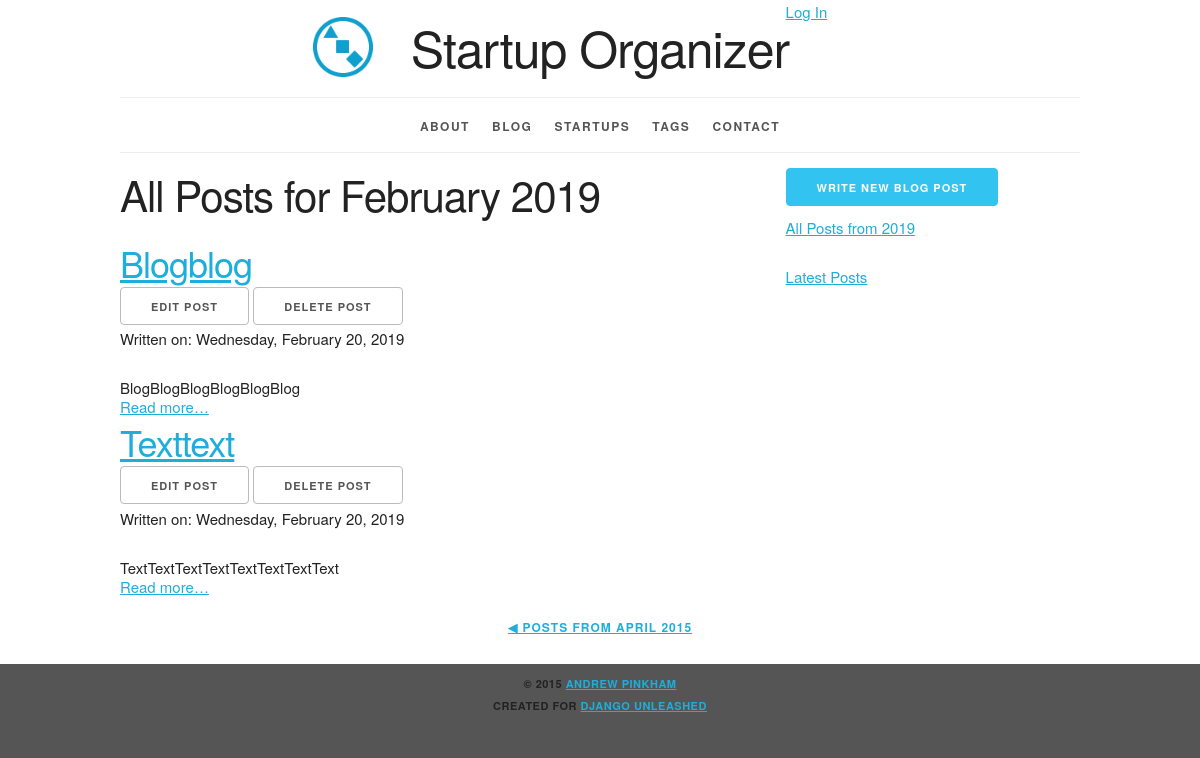
The app's page /blog/2019/2/ with its own data.
### blog/models.py (models this page shows, shortened)
class Post(models.Model):
    title = models.CharField(max_length=63)
    slug = models.SlugField(
        max_length=63,
        help_text='A label for URL config',
        unique_for_month='pub_date')
    text = models.TextField()
    pub_date = models.DateField(
        'date published',
        auto_now_add=True)
    tags = models.ManyToManyField(
        Tag,
        blank=True,
        related_name='blog_posts')
    startups = models.ManyToManyField(
        Startup,
        blank=True,
        related_name='blog_posts')
    class Meta:
        verbose_name = 'blog post'
        ordering = ['-pub_date', 'title']
        get_latest_by = 'pub_date'
    def get_absolute_url(self):
        return reverse(
            'blog_post_detail',
            kwargs={'year': self.pub_date.year,
                    'month': self.pub_date.month,
                    'slug': self.slug})
    def get_delete_url(self):
        return reverse(
            'blog_post_delete',
            kwargs={'year': self.pub_date.year,
                    'month': self.pub_date.month,
                    'slug': self.slug})
    def get_update_url(self):
        return reverse(
            'blog_post_update',
            kwargs={'year': self.pub_date.year,
                    'month': self.pub_date.month,
                    'slug': self.slug})

### blog/views.py (the view)
class PostArchiveMonth(MonthArchiveView):
    model = Post
    date_field = 'pub_date'
    month_format = '%m'

### blog/templates/blog/post_archive_month.html (shortened to what this page needs)
{% extends parent_template|default:"blog/base_blog.html" %}
{% block content %}
<div class="row">
  <div class="eight columns">
    <h2>All Posts for {{ month|date:"F Y" }}</h2>
    {% for post in post_list %}
      <article class="list-item">
        <header>
          <h3>
            <a href="{{ post.get_absolute_url }}">
              {{ post.title|title }}
          </a></h3>
            <ul class="inline">
                <li>
                  <a
                      href="{{ post.get_update_url }}"
                      class="button">
                    Edit Post</a></li>
                <li>
                  <a
                      href="{{ post.get_delete_url }}"
                      class="button">
                    Delete Post</a></li>
            </ul>
          <p>
            Written on:
            <time datetime="{{ post.pub_date|date:"Y-m-d" }}">
              {{ post.pub_date|date:"l, F j, Y" }}
            </time>
          </p>
        </header>
        <p>{{ post.text|truncatewords:20 }}</p>
        <p class="read-more">
          <a href="{{ post.get_absolute_url }}">
              Read more…</a></p>
      </article>
    {% endfor %}
  </div>
  <div class="desktop four columns">
      <a
        href="{% url 'blog_post_create' %}"
        class="button button-primary">
      Write New Blog Post</a>
    <p><a href="{% url 'blog_post_archive_year' month|date:"Y" %}">
      All Posts from {{ month|date:"Y" }}</a></p>
    <p><a href="{% url 'blog_post_list' %}">
      Latest Posts</a></p>
  </div>
</div>
<div class="row">
  <div class="twelve columns">
    <ul class="pagination">
      {% if previous_month %}
        <li>
          <a href="{% url 'blog_post_archive_month' previous_month|date:"Y" previous_month|date:"m" %}">
            ◀︎ Posts from {{ previous_month|date:"F Y" }}</a>
        </li>
      {% endif %}
    </ul>
  </div>
</div>
{% endblock %}

### static/site/skeleton.css (style rules this page uses)
.column, .columns { width: 100%; float: left; box-sizing: border-box; }
@media (min-width: 550px) { .column, .columns { margin-left: 4%; } }
@media (min-width: 550px) { .column:first-child, .columns:first-child { margin-left: 0; } }
@media (min-width: 550px) { .four.columns { width: 30.6666666667%; } }
@media (min-width: 550px) { .eight.columns { width: 65.3333333333%; } }
@media (min-width: 550px) { .twelve.columns { width: 100%; margin-left: 0; } }
html { font-size: 62.5%; }
body { font-size: 1.5em; line-height: 1.6; font-weight: 400; font-family: "Raleway", "HelveticaNeue", "Helvetica Neue", Helvetica, Arial, sans-serif; color: #222; }
h1, h2, h3, h4, h5, h6 { margin-top: 0; margin-bottom: 2rem; font-weight: 300; }
h2 { font-size: 3.6rem; line-height: 1.25; letter-spacing: -.1rem; }
h3 { font-size: 3.0rem; line-height: 1.3; letter-spacing: -.1rem; }
@media (min-width: 550px) { h2 { font-size: 4.2rem; } }
@media (min-width: 550px) { h3 { font-size: 3.6rem; } }
p { margin-top: 0; }
a { color: #1EAEDB; }
.button, button, input[type="submit"], input[type="reset"], input[type="button"] { display: inline-block; height: 38px; padding: 0 30px; color: #555; text-align: center; font-size: 11px; font-weight: 600; line-height: 38px; letter-spacing: .1rem; text-transform: uppercase; text-decoration: none; white-space: nowrap; background-color: transparent; border-radius: 4px; border: 1px solid #bbb; cursor: pointer; box-sizing: border-box; }
.button.button-primary, button.button-primary, input[type="submit"].button-primary, input[type="reset"].button-primary, input[type="button"].button-primary { color: #FFF; background-color: #33C3F0; border-color: #33C3F0; }
ul { list-style: circle inside; }
ol, ul { padding-left: 0; margin-top: 0; }
li { margin-bottom: 1rem; }
button, .button { margin-bottom: 1rem; }
pre, blockquote, dl, figure, table, p, ul, ol, form { margin-bottom: 2.5rem; }
.container:after, .row:after, .u-cf { content: ""; display: table; clear: both; }

### static/site/style.css (style rules this page uses)
.desktop { display: none; }
@media (min-width: 550px) { .desktop { display: block; } }
html { height: 100%; background-color: #555; }
body { background-color: white; }
article h3 { margin: 0; padding: 0; }
.read-more { padding: 0; margin: -2em 0 0; }
.inline { list-style-type: none; padding: 0; margin: 0 0 -0.5em; }
.inline li { display: inline; }
.pagination li { display: inline-block; padding: 0; margin: 0 1em; font-weight: 600; text-transform: uppercase; font-size: 1.2rem; letter-spacing: .10rem; }
.pagination { margin: 0; padding: 1em 0; list-style-type: none; text-align: center; }

### records on screen
Post: title "Blogblog", pub_date "Wednesday, February 20, 2019", text "BlogBlogBlogBlogBlogBlog"
Post: title "Texttext", pub_date "Wednesday, February 20, 2019", text "TextTextTextTextTextTextTextText"

### other values on screen
{{ month|date:"F Y" }} "February 2019"
{{ month|date:"Y" }} "2019"
{{ previous_month|date:"F Y" }} "APRIL 2015"
